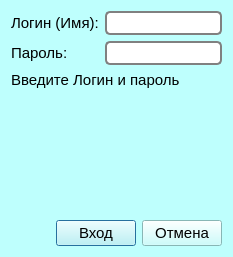
<?xml version="1.0" encoding="UTF-8"?>
<ui version="4.0">
 <class>Dialog_login</class>
 <widget class="QDialog" name="Dialog_login">
  <property name="geometry">
   <rect>
    <x>0</x>
    <y>0</y>
    <width>233</width>
    <height>257</height>
   </rect>
  </property>
  <property name="font">
   <font>
    <pointsize>12</pointsize>
   </font>
  </property>
  <property name="windowTitle">
   <string>Вход</string>
  </property>
  <property name="windowIcon">
   <iconset resource="images.qrc">
    <normaloff>:/icon/png/images/NZT.png</normaloff>:/icon/png/images/NZT.png</iconset>
  </property>
  <property name="styleSheet">
   <string notr="true">background:rgb(190, 255, 253)</string>
  </property>
  <property name="inputMethodHints">
   <set>Qt::ImhNone</set>
  </property>
  <layout class="QVBoxLayout" name="verticalLayout">
   <item>
    <layout class="QFormLayout" name="formLayout">
     <item row="0" column="0">
      <widget class="QLabel" name="label">
       <property name="font">
        <font>
         <pointsize>11</pointsize>
        </font>
       </property>
       <property name="styleSheet">
        <string notr="true"/>
       </property>
       <property name="text">
        <string>Логин (Имя):</string>
       </property>
      </widget>
     </item>
     <item row="0" column="1">
      <widget class="QLineEdit" name="lineEdit_login">
       <property name="font">
        <font>
         <pointsize>11</pointsize>
        </font>
       </property>
       <property name="toolTip">
        <string>&lt;html&gt;&lt;head/&gt;&lt;body&gt;&lt;p&gt;Имя пользователя программы&lt;/p&gt;&lt;/body&gt;&lt;/html&gt;</string>
       </property>
       <property name="whatsThis">
        <string>&lt;html&gt;&lt;head/&gt;&lt;body&gt;&lt;p&gt;&lt;span style=&quot; font-family:'sans-serif'; font-size:14px; color:#252525; background-color:#ffffff;&quot;&gt;имя (идентификатор) &lt;/span&gt;&lt;a href=&quot;https://ru.wikipedia.org/wiki/%D0%A3%D1%87%D1%91%D1%82%D0%BD%D0%B0%D1%8F_%D0%B7%D0%B0%D0%BF%D0%B8%D1%81%D1%8C&quot;&gt;&lt;span style=&quot; font-family:'sans-serif'; font-size:14px; color:#0b0080; background-color:#ffffff;&quot;&gt;учётной записи&lt;/span&gt;&lt;/a&gt;&lt;span style=&quot; font-family:'sans-serif'; font-size:14px; color:#252525; background-color:#ffffff;&quot;&gt; пользователя в компьютерной системе. Может представлять собой как подлинные фамилию и имя или инициалы пользователя (в системах официального электронного документооборота), так и псевдоним (англ. &lt;/span&gt;&lt;span style=&quot; font-family:'sans-serif'; font-size:14px; font-style:italic; color:#252525; background-color:#ffffff;&quot;&gt;nickname, никнейм&lt;/span&gt;&lt;span style=&quot; font-family:'sans-serif'; font-size:14px; color:#252525; background-color:#ffffff;&quot;&gt; &amp;quot;прозвище&amp;quot;) в неформальной Интернет-коммуникации.&lt;/span&gt;&lt;/p&gt;&lt;/body&gt;&lt;/html&gt;</string>
       </property>
       <property name="styleSheet">
        <string notr="true">border: 2px solid gray;
border-radius: 5px;
background:white;</string>
       </property>
      </widget>
     </item>
     <item row="1" column="0">
      <widget class="QLabel" name="label_2">
       <property name="font">
        <font>
         <pointsize>11</pointsize>
        </font>
       </property>
       <property name="text">
        <string>Пароль:</string>
       </property>
      </widget>
     </item>
     <item row="1" column="1">
      <widget class="QLineEdit" name="lineEdit_password">
       <property name="font">
        <font>
         <pointsize>11</pointsize>
        </font>
       </property>
       <property name="toolTip">
        <string>&lt;html&gt;&lt;head/&gt;&lt;body&gt;&lt;p&gt;Ваш пароль от программы&lt;/p&gt;&lt;/body&gt;&lt;/html&gt;</string>
       </property>
       <property name="styleSheet">
        <string notr="true">border: 2px solid gray;
border-radius: 5px;
background:white;</string>
       </property>
       <property name="inputMethodHints">
        <set>Qt::ImhHiddenText|Qt::ImhNoAutoUppercase|Qt::ImhNoPredictiveText|Qt::ImhSensitiveData</set>
       </property>
       <property name="echoMode">
        <enum>QLineEdit::Password</enum>
       </property>
      </widget>
     </item>
    </layout>
   </item>
   <item>
    <widget class="QLabel" name="label_3">
     <property name="font">
      <font>
       <pointsize>11</pointsize>
      </font>
     </property>
     <property name="text">
      <string>Введите Логин и пароль</string>
     </property>
    </widget>
   </item>
   <item>
    <spacer name="verticalSpacer">
     <property name="orientation">
      <enum>Qt::Vertical</enum>
     </property>
     <property name="sizeHint" stdset="0">
      <size>
       <width>20</width>
       <height>40</height>
      </size>
     </property>
    </spacer>
   </item>
   <item>
    <layout class="QHBoxLayout" name="horizontalLayout">
     <item>
      <spacer name="horizontalSpacer">
       <property name="orientation">
        <enum>Qt::Horizontal</enum>
       </property>
       <property name="sizeHint" stdset="0">
        <size>
         <width>40</width>
         <height>20</height>
        </size>
       </property>
      </spacer>
     </item>
     <item>
      <widget class="QPushButton" name="pushButton_ok">
       <property name="font">
        <font>
         <pointsize>11</pointsize>
        </font>
       </property>
       <property name="text">
        <string>Вход</string>
       </property>
      </widget>
     </item>
     <item>
      <widget class="QPushButton" name="pushButton_cancel">
       <property name="font">
        <font>
         <pointsize>11</pointsize>
        </font>
       </property>
       <property name="text">
        <string>Отмена</string>
       </property>
      </widget>
     </item>
    </layout>
   </item>
  </layout>
 </widget>
 <resources>
  <include location="images.qrc"/>
 </resources>
 <connections/>
</ui>
